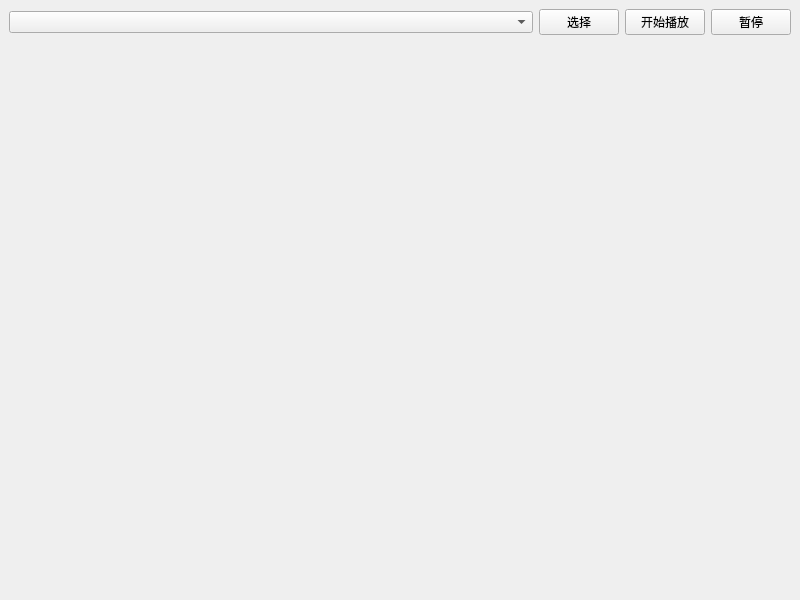
<?xml version="1.0" encoding="UTF-8"?>
<ui version="4.0">
 <class>MainWindow</class>
 <widget class="QMainWindow" name="MainWindow">
  <property name="geometry">
   <rect>
    <x>0</x>
    <y>0</y>
    <width>800</width>
    <height>600</height>
   </rect>
  </property>
  <property name="windowTitle">
   <string>MainWindow</string>
  </property>
  <widget class="QWidget" name="centralwidget">
   <layout class="QGridLayout" name="gridLayout">
    <item row="0" column="0">
     <widget class="QComboBox" name="comboBox_url"/>
    </item>
    <item row="0" column="1">
     <widget class="QPushButton" name="pushButton_file">
      <property name="maximumSize">
       <size>
        <width>80</width>
        <height>16777215</height>
       </size>
      </property>
      <property name="text">
       <string>选择</string>
      </property>
     </widget>
    </item>
    <item row="0" column="2">
     <widget class="QPushButton" name="pushButton_start">
      <property name="maximumSize">
       <size>
        <width>80</width>
        <height>16777215</height>
       </size>
      </property>
      <property name="text">
       <string>开始播放</string>
      </property>
     </widget>
    </item>
    <item row="0" column="3">
     <widget class="QPushButton" name="pushButton_pause">
      <property name="maximumSize">
       <size>
        <width>80</width>
        <height>16777215</height>
       </size>
      </property>
      <property name="text">
       <string>暂停</string>
      </property>
     </widget>
    </item>
    <item row="1" column="0" colspan="4">
     <widget class="PlayImage" name="widget" native="true"/>
    </item>
   </layout>
  </widget>
 </widget>
 <customwidgets>
  <customwidget>
   <class>PlayImage</class>
   <extends>QWidget</extends>
   <header>PlayImage.h</header>
   <container>1</container>
  </customwidget>
 </customwidgets>
 <resources/>
 <connections/>
</ui>
